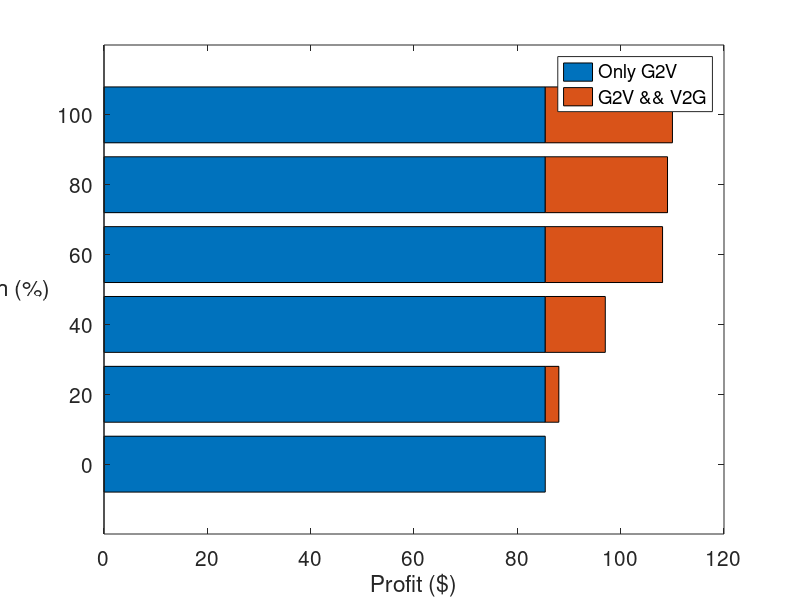

The MATLAB script that drew this image:

clc;
clear ;
close all;
profit = [11.0583, 35.2719, 16.0306, 47.6618; ...
    11.0583, 35.2021, 15.1451, 47.6618;...
    11.0583, 34.8104, 14.5781, 47.6618;...
    11.0583, 30.4265, 7.8792, 47.6618;...
    11.0583, 26.8082, 2.5055, 47.6618;...
     11.0583, 26.6852, 0, 47.6618];
titleSize = 15;
perSize = 15;
fig = figure('Name','Profit','units','normalized','outerposition',[0 0 0.7 .9]);
% label ={'ESS Profit', 'G2V Profit', 'V2G Profit', 'PV Profit'};
% % pie3(profit(1, :))
% X = profit;
% L = label;
% % L = {'A','B','C','D','E'};
% % X = [  1,  3,0.5,2.5,  2];
% explode = [0, 0, 1, 0];
% 
% subplot(3,2,1);
% p = pie3(X(1, :), explode)
% 
% colormap(gca, [0 0 1;      %// blue
%           .5 .5 .5;      %// grey
%           1 0 0;      %// red
%           0 1 0]) %// green
% pText = findobj(p,'Type','text');
% % percentValues = get(pText,'String'); 
% % txt = {'ESS Profit: ';'G2V Profit: ';'V2G Profit: '; 'PV Profit: '};%{'Item A: ';'Item B: ';'Item C: '}; 
% % combinedtxt = strcat(txt,percentValues); 
% % pText(1).String = combinedtxt(1);
% % pText(2).String = combinedtxt(2);
% % pText(3).String = combinedtxt(3);
% % pText(4).String = combinedtxt(4);
% % 
% set(pText,'FontSize',perSize)
% 
% title({'V2G Penetration: 100%'}, 'fontsize', titleSize, 'Units', 'normalized', 'Position', [0, 1, 1])
% ax = gca;
% 
% [caz,cel] = view;
% v = [-10 0 5];
% [caz,cel] = view(v);
% legend(label);
% subplot(3,2,2);
% p = pie3(X(2, :), explode);
% colormap(gca, [0 0 1;      %// blue
%           .5 .5 .5;      %// grey
%           1 0 0;      %// red
%           0 1 0]) %// green
% pText = findobj(p,'Type','text');
% % percentValues = get(pText,'String'); 
% % txt = {'ESS Profit: ';'G2V Profit: ';'V2G Profit: '; 'PV Profit: '};%{'Item A: ';'Item B: ';'Item C: '}; 
% % combinedtxt = strcat(txt,percentValues); 
% % pText(1).String = combinedtxt(1);
% % pText(2).String = combinedtxt(2);
% % pText(3).String = combinedtxt(3);
% % pText(4).String = combinedtxt(4);
% % 
% set(pText,'FontSize',perSize)
% 
% title({'V2G Penetration: 80%'}, 'fontsize', titleSize, 'Units', 'normalized', 'Position', [0, 1, 1])
% ax = gca;
% 
% [caz,cel] = view;
% v = [-10 0 5];
% [caz,cel] = view(v);
% 
% subplot(3,2,3);
% p = pie3(X(3, :), explode);
% colormap(gca, [0 0 1;      %// blue
%           .5 .5 .5;      %// grey
%           1 0 0;      %// red
%           0 1 0]) %// green
% pText = findobj(p,'Type','text');
% % percentValues = get(pText,'String'); 
% % txt = {'ESS Profit: ';'G2V Profit: ';'V2G Profit: '; 'PV Profit: '};%{'Item A: ';'Item B: ';'Item C: '}; 
% % combinedtxt = strcat(txt,percentValues); 
% % pText(1).String = combinedtxt(1);
% % pText(2).String = combinedtxt(2);
% % pText(3).String = combinedtxt(3);
% % pText(4).String = combinedtxt(4);
% % 
% set(pText,'FontSize',perSize)
% 
% title({'V2G Penetration: 60%'}, 'fontsize', titleSize, 'Units', 'normalized', 'Position', [0, 1, 1])
% ax = gca;
% 
% [caz,cel] = view;
% v = [-10 0 5];
% [caz,cel] = view(v);
% 
% 
% subplot(3,2,4);
% p = pie3(X(4, :), explode);
% colormap(gca, [0 0 1;      %// blue
%           .5 .5 .5;      %// grey
%           1 0 0;      %// red
%           0 1 0]) %// green
% pText = findobj(p,'Type','text');
% % percentValues = get(pText,'String'); 
% % txt = {'ESS Profit: ';'G2V Profit: ';'V2G Profit: '; 'PV Profit: '};%{'Item A: ';'Item B: ';'Item C: '}; 
% % combinedtxt = strcat(txt,percentValues); 
% % pText(1).String = combinedtxt(1);
% % pText(2).String = combinedtxt(2);
% % pText(3).String = combinedtxt(3);
% % pText(4).String = combinedtxt(4);
% % 
% set(pText,'FontSize',perSize)
% 
% title({'V2G Penetration: 40%'}, 'fontsize', titleSize, 'Units', 'normalized', 'Position', [0, 1, 1])
% ax = gca;
% 
% [caz,cel] = view;
% v = [-10 0 5];
% [caz,cel] = view(v);
% 
% 
% subplot(3,2,5);
% p = pie3(X(5, :), explode);
% colormap(gca, [0 0 1;      %// blue
%           .5 .5 .5;      %// grey
%           1 0 0;      %// red
%           0 1 0]) %// green
% pText = findobj(p,'Type','text');
% % percentValues = get(pText,'String'); 
% % txt = {'ESS Profit: ';'G2V Profit: ';'V2G Profit: '; 'PV Profit: '};%{'Item A: ';'Item B: ';'Item C: '}; 
% % combinedtxt = strcat(txt,percentValues); 
% % pText(1).String = combinedtxt(1);
% % pText(2).String = combinedtxt(2);
% % pText(3).String = combinedtxt(3);
% % pText(4).String = combinedtxt(4);
% % 
% set(pText,'FontSize',perSize)
% 
% title({'V2G Penetration: 20%'}, 'fontsize', titleSize, 'Units', 'normalized', 'Position', [0, 1, 1])
% ax = gca;
% 
% [caz,cel] = view;
% v = [-10 0 5];
% [caz,cel] = view(v);
% 
% 
% 
% 
% 
% 
% 
% subplot(3,2,6);
% p = pie3(X(6, :), explode);
% colormap(gca, [0 0 1;      %// blue
%           .5 .5 .5;      %// grey
%           0 1 0]) %// green
% pText = findobj(p,'Type','text');
% % percentValues = get(pText,'String'); 
% % txt = {'ESS Profit: ';'G2V Profit: ';'V2G Profit: '; 'PV Profit: '};%{'Item A: ';'Item B: ';'Item C: '}; 
% % combinedtxt = strcat(txt,percentValues); 
% % pText(1).String = combinedtxt(1);
% % pText(2).String = combinedtxt(2);
% % pText(3).String = combinedtxt(3);
% % pText(4).String = combinedtxt(4);
% % 
% set(pText,'FontSize',perSize)
% 
% title({'V2G Penetration: 0%'}, 'fontsize', titleSize, 'Units', 'normalized', 'Position', [0, 1, 1])
% ax = gca;
% 
% [caz,cel] = view;
% v = [-10 0 5];
% [caz,cel] = view(v);
% 
% % ha=get(gcf,'children');
% %  set(ha(1),'position',[0 .05  .45 .2])
% %  set(ha(2),'position',[0 .35 .45 .2])
% %  set(ha(3),'position',[0 .65 .45 .2])
% %  
% %  set(ha(4),'position',[.3 .05 0.7 .2])
% %  set(ha(5),'position',[.5 .35 .3 .2])
% % set(ha(7),'position',[.5 .65 .3 .2])
% 
% 
% 
profit_100_0 = sum(profit,2).';
profit_0_100 = fliplr(profit_100_0);

profit_all_row = [min(profit_0_100)*ones(size(profit_0_100));profit_0_100 - min(profit_0_100)];
profit_all_col = profit_all_row.';
% 
% bb = bar3(profit_all,'stacked')
% ylabel('V2G Penetration (%)')
% zlabel('Profit');
% yticklabels({'0','20','40','60','80','100'})
% % bb.EdgeColor ='blue';
% % bb.LineStyle =  ':';
% % bb.LineWidth =  3;
% % bb.FaceColor =  'blue';
% % bb.FaceAlpha =  0.5;
% hZLabel = get(gca,'ZLabel');
% set(hZLabel,'rotation',0,'VerticalAlignment','middle',  'HorizontalAlignment','right')






%% Bar plot
bh = barh(profit_all_col, 'stacked')
yticklabels({'0','20','40','60','80','100'})
xlabel('Profit ($)');
ylabel('V2G Penetration (%)')
hYLabel = get(gca,'YLabel');
set(hYLabel,'rotation',0,'VerticalAlignment','middle',  'HorizontalAlignment','right')

legend('Only G2V', 'G2V && V2G')
 ax = findall(fig, 'type', 'axes');
set(ax,'FontSize',15)